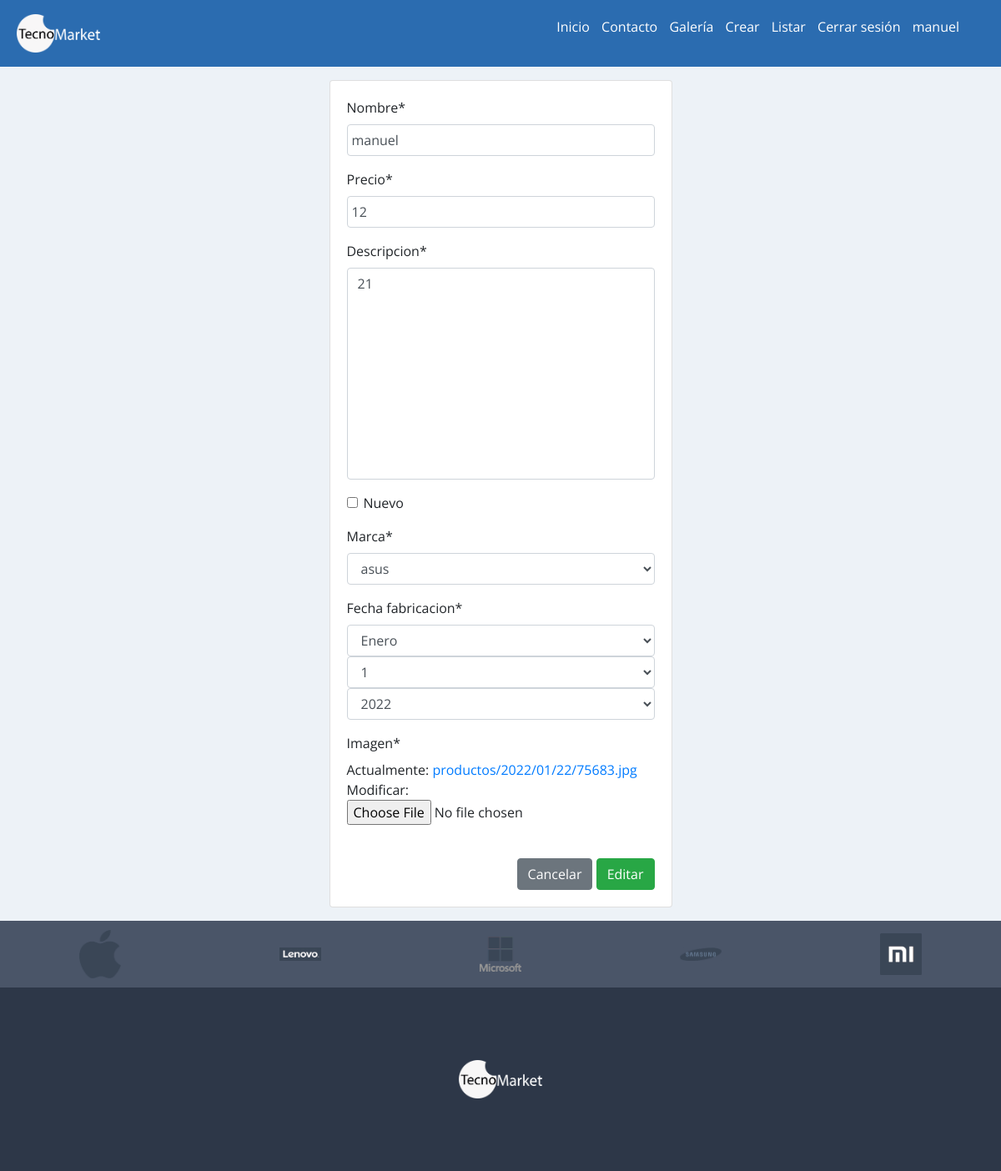
/editarproducto/14/ (signed in), run on the app's committed database.
### app/models.py (models this page shows, shortened)
class Producto(models.Model):
    nombre = models.CharField(max_length=50)
    precio = models.IntegerField()
    descripcion = models.TextField()
    nuevo = models.BooleanField()
    marca = models.ForeignKey(Marca , on_delete=models.PROTECT)
    fecha_fabricacion = models.DateField()
    imagen = models.ImageField(upload_to = 'productos/%Y/%m/%d/' , null=True)

class Marca(models.Model):
    nombre = models.CharField(max_length=50)
    def __str__(self):
        return self.nombre

### app/views.py (the view, shortened to what this page needs)
# urls.py: path('editarproducto/<id>/', views.editarproducto , name='editarproducto'),
@permission_required('app.change_producto')
def editarproducto(request , id):
    producto = get_object_or_404(models.Producto , id = id)
    data  = {
        'form' : forms.FormProducto(instance=producto)
    }
    return render(request , 'productos/editarproducto.html', data)

### app/forms.py
class FormProducto(forms.ModelForm):
    class Meta:
        model = models.Producto
        fields = '__all__'
        widgets = {
            "fecha_fabricacion" : forms.SelectDateWidget()
        }

### app/templates/productos/editarproducto.html (shortened to what this page needs)
{% extends 'app/base.html' %}
{% load crispy_forms_tags %}
{% load static %}
{% load humanize %}
{% block contenido %}
<div class="container py-3 d-flex justify-content-center">
    <div class="row ">
        <div class="card">
            <div class="card-body">
                <form action="" method="post" class="" enctype="multipart/form-data"> {% csrf_token %}
                    {{ form | crispy}}
                    <br>
                    <div class="d-flex justify-content-end">
                        <button type="reset" class="btn btn-secondary">Cancelar</button>
                        <button type="submit" class="btn btn-success">Editar</button>
                    </div>
                </form>
            </div>
        </div>
    </div>
</div>
{% endblock %}

### app/templates/app/base.html (shortened to what this page needs)
<!DOCTYPE html>
<html lang="es">
<head>
    <link rel="stylesheet" href="https://cdn.jsdelivr.net/npm/bootstrap@4.5.3/dist/css/bootstrap.min.css">
    {% load static %}
    <link rel="stylesheet" href="{% static 'app/css/estilos.css' %}">
</head>
<body>
    <header id="header">
        <div class="contenedor_logo">
            <a href="{% url 'home' %}"><img  class="logo"  src="{% static 'app/img/tecnomarketpngicono.png' %}" alt="logo"></a>
        </div>
        <div>
            <nav id="nav">
                <ul>
                    <li><a href="{% url 'home' %}">Inicio</a></li>
                    <li><a href="{% url 'contacto' %}">Contacto</a></li>
                    <li><a href="{% url 'galeria' %}">Galería</a></li>
                    {% if perms.app.add_producto %}
                        <li><a href="{% url 'crearproducto' %}">Crear</a></li>
                    {% endif %}
                    {% if perms.app.view_producto %}
                    <li><a href="{% url 'listarproducto' %}">Listar</a></li>
                    {% endif %}
                    {% if user.is_authenticated %}
                    <li><a href="{% url 'logout' %}">Cerrar sesión</a></li>
                    <li><a href="#">{{ user.username }}</a></li>
                    {% else %}
                    <li><a href="{% url 'login' %}">Iniciar sesión</a></li>
                    <li><a href="{% url 'registrouser' %}">Crear cuenta</a></li>
                    {% endif%}
                </ul>
            </nav>
        </div>
    </header>
<div class="container">
    {% block contenido %}
    {% endblock %}
</div>
<footer>
    <div class="marcas">
        <img src="{% static 'app/img/footer/apple.png' %}" alt="apple">
        <img src="{% static 'app/img/footer/lenovo.png' %}" alt="lenovo">
        <img src="{% static 'app/img/footer/microsoft.png' %}" alt="microsoft">
        <img src="{% static 'app/img/footer/samsung.png' %}" alt="samsung">
        <img src="{% static 'app/img/footer/xiaomi.png' %}" alt="xiaomi">
    </div>
    <div class="logo_footer">
        <img src="{% static 'app/img/tecnomarketpngicono.png' %}" alt="logo">
    </div>
</footer>
</body>
</html>

### app/static/app/css/estilos.css (style rules this page uses)
* { margin:0; padding:0; }
body { background-color:#EDF2F7; font-family: 'Open Sans', sans-serif; }
header { width: 100%; height: 80px; background-color: #2B6CB0; display: flex; justify-content: space-between; }
header > div { width: 50%; }
.contenedor_logo { display: flex; align-items: center; }
.logo { width: 100px; margin-left: 20px; }
nav { display: flex; justify-content: flex-end; align-items: center; height: 100%; }
nav > ul { margin-right: 50px; }
nav > ul > li { display: inline; margin-left: 10px; }
nav a { color:white; text-decoration: none; }
footer { width: 100%; height: 300px; background-color: #2D3748; }
footer > .marcas { width: 100%; height: 80px; background-color: #4A5568; display: flex; justify-content: space-around; align-items: center; }
footer > .marcas > img { width: 50px; }
footer > .logo_footer { display: flex; justify-content: center; align-items: center; height: calc(100% - 80px); }
footer > .logo_footer > img { width: 100px; }
input[type=text], input[type=email], input[type=number], select, textarea { width: 100%; padding: 5px; }
textarea { resize: none; }

### data on the page
Producto: nombre "manuel", precio "12", descripcion "21", marca "asus"

### other printed values
{{ user.username }} "manuel"
